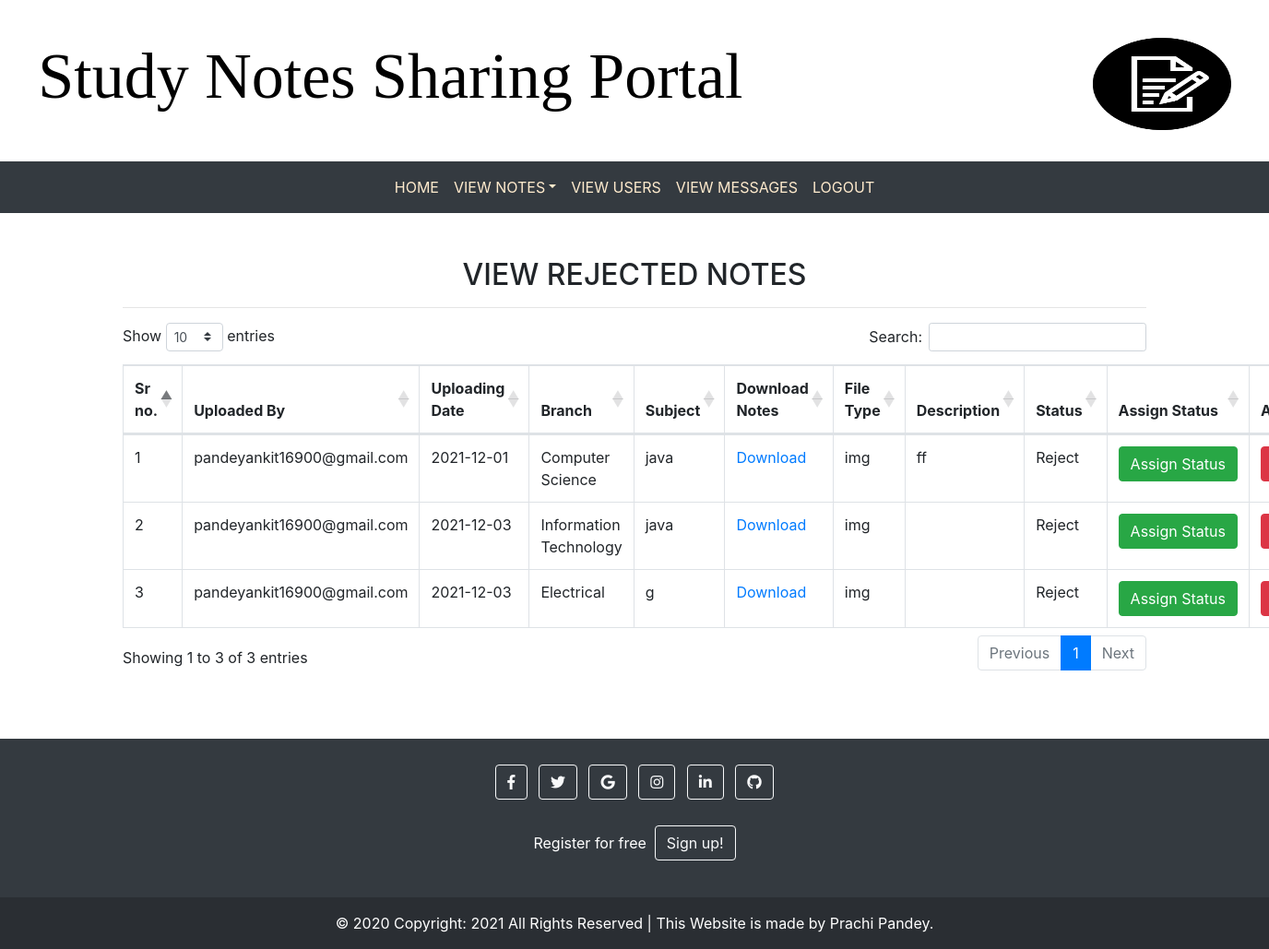
The app's page /rejected_notes (signed in) with its own data.
### notes/models.py (models this page shows, shortened)
class Notes(models.Model):
    user = models.ForeignKey(User,on_delete=models.CASCADE)
    uploadingdate = models.CharField(max_length=30)
    branch = models.CharField(max_length=30)
    subject = models.CharField(max_length=30)
    notesfile = models.FileField(null=True)
    filetype = models.CharField(max_length=30)
    description = models.CharField(max_length=200, null=True)
    status = models.CharField(max_length=15)

### notes/views.py (the view)
# urls.py: path('rejected_notes',rejected_notes,name='rejected_notes'),
def rejected_notes(request):
    if not request.user.is_authenticated:
         return redirect('admin_login')
    notes=Notes.objects.filter(status="Reject")
    d = {'notes':notes,}
    return render(request,'rejected_notes.html',d)

### notes/templates/rejected_notes.html (shortened to what this page needs)
{% extends 'admin_nav.html'  %}
{% block body %}
{% load static %}
<!DOCTYPE html>
<html lang="en">
  <link rel="stylesheet"href="https://cdnjs.cloudflare.com/ajax/libs/twitter-bootstrap/4.5.2/css/bootstrap.css">
  <link rel="stylesheet"href="https://cdn.datatables.net/1.11.3/css/dataTables.bootstrap4.min.css">
    <div class="container mt-5">
        <h2 class="text-center">VIEW REJECTED NOTES</h2>
        <hr>
        <table class="table table-bordered " id="table">
            <thead>
                <tr>
                    <th>Sr no.</th>
                    <th>Uploaded By</th>
                    <th>Uploading Date</th>
                    <th>Branch</th>
                    <th>Subject</th>
                    <th>Download Notes</th>
                    <th>File Type</th>
                    <th>Description</th>
                    <th>Status</th>
                    <th>Assign Status</th>
                    <th>Action</th>
                </tr>
            </thead>
            <tbody>
              {% for i in notes %}
                <tr>
                    <td>{{forloop.counter}}</td>
                    <td>{{i.user.username}}</td>
                    <td>{{i.uploadingdate}}</td>
                    <td>{{i.branch}}</td>
                    <td>{{i.subject}}</td>
                    <td><a href="{{i.notesfile.url}}" download>Download</a></td>
                    <td>{{i.filetype}}</td>
                    <td>{{i.description}}</td>
                    <td>{{i.status}}</td>
                    <td><a href="{% url 'assign_status' i.id %}" class="btn btn-success" >
                       Assign&nbsp;Status</a></td>
                    <td><a href="{% url 'delete_notes' i.id %}" class="btn btn-danger" onclick="return confirm('Are you sure?')">
                    Delete</a></td>
                </tr>
                {% endfor %}
            </tbody>
        </table>
    </div>
    <br><br><br>
    <footer class="bg-dark text-center text-white">
        <div class="container p-4 pb-0">
          <section class="mb-4">
            <a class="btn btn-outline-light btn-floating m-1" href="#!" role="button"
              ><i class="fab fa-facebook-f"></i
            ></a>
            <a class="btn btn-outline-light btn-floating m-1" href="#!" role="button"
              ><i class="fab fa-twitter"></i
            ></a>
            <a class="btn btn-outline-light btn-floating m-1" href="#!" role="button"
              ><i class="fab fa-google"></i
            ></a>
            <a class="btn btn-outline-light btn-floating m-1" href="#!" role="button"
              ><i class="fab fa-instagram"></i
            ></a>
            <a class="btn btn-outline-light btn-floating m-1" href="#!" role="button"
              ><i class="fab fa-linkedin-in"></i
            ></a>
            <a class="btn btn-outline-light btn-floating m-1" href="#!" role="button"
              ><i class="fab fa-github"></i
            ></a>
          </section>
          <section class="">
            <p class="d-flex justify-content-center align-items-center">
              <span class="me-3">Register for free&nbsp;&nbsp;</span>
              <a href="{% url 'signup'  %}" class="btn btn-outline-light btn-rounded">
                Sign up!
              </a>
            </p>
          </section>
        </div>
        <div class="text-center p-3" style="background-color: rgba(0, 0, 0, 0.2);">
          © 2020 Copyright: 2021 All Rights Reserved  | This Website is made by Prachi Pandey.
        </div>
      </footer>
</html>
{% endblock %}

### records on screen
Notes: user.username "pandeyankit16900@gmail.com", uploadingdate "2021-12-01", branch "Computer Science", subject "java", filetype "img", description "ff", status "Reject"
Notes: user.username "pandeyankit16900@gmail.com", uploadingdate "2021-12-03", branch "Information Technology", subject "java", filetype "img", status "Reject"
Notes: user.username "pandeyankit16900@gmail.com", uploadingdate "2021-12-03", branch "Electrical", subject "g", filetype "img", status "Reject"
